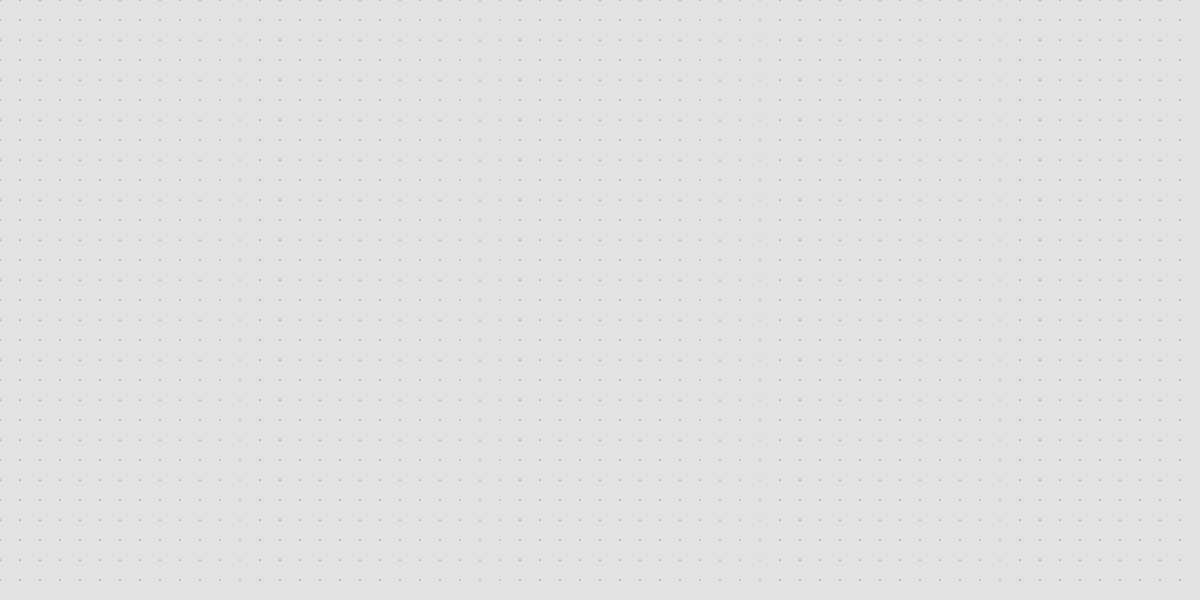
Frame 1 (no input)
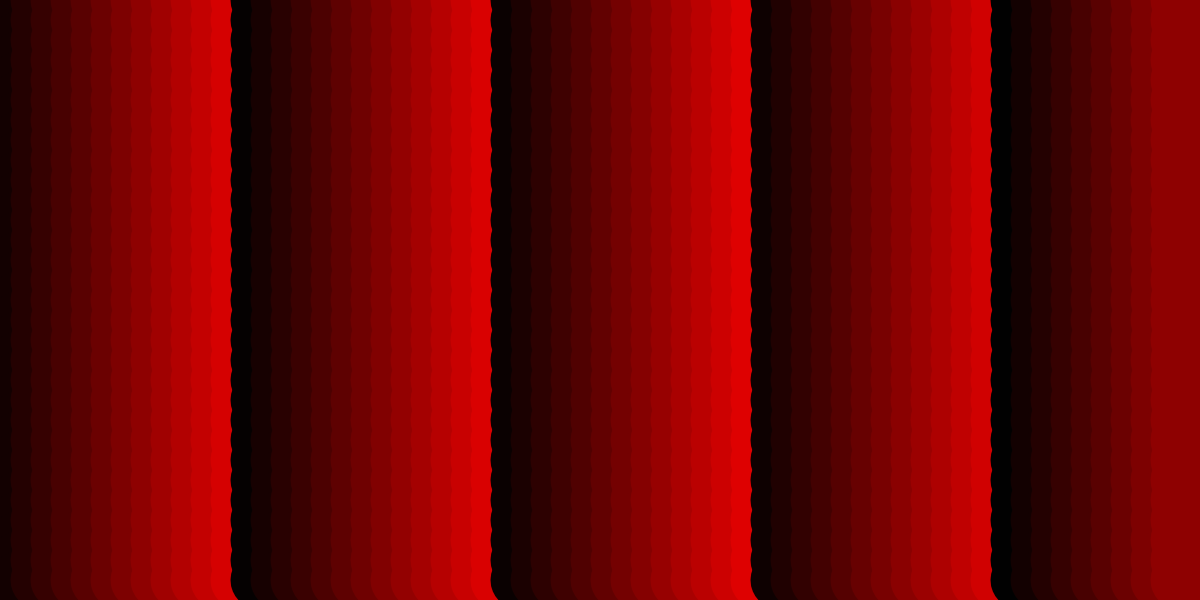
Frame 60 (no input)
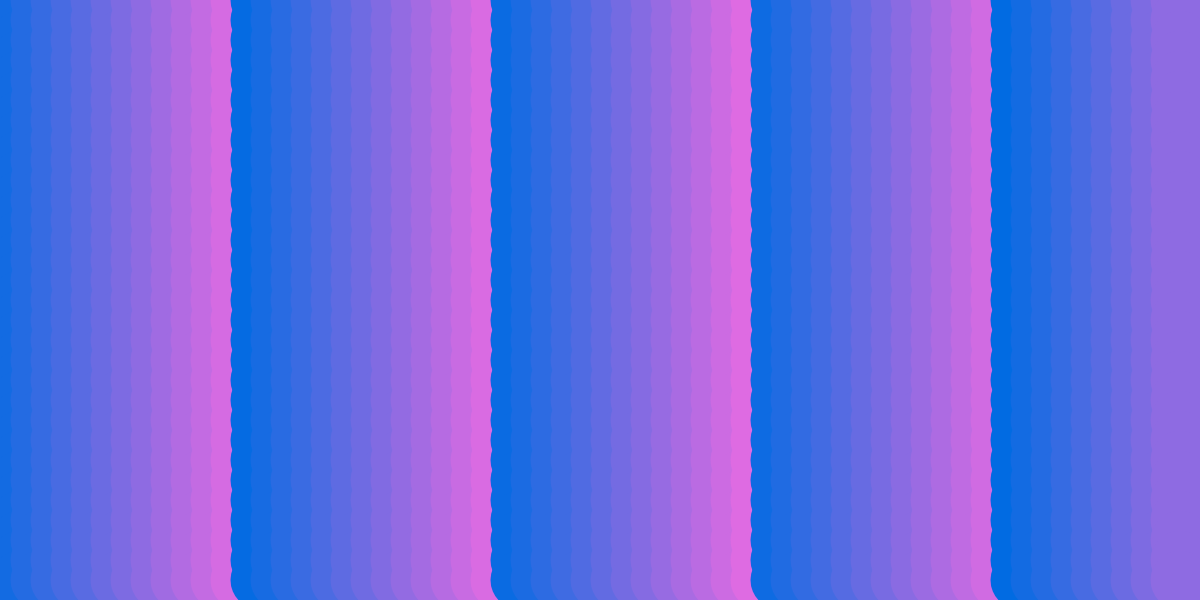
Frame 120 (the mouse pressed at the canvas centre since frame 60)

The p5.js sketch that drew these frames (run headless with seeded random() and noise() and a simulated clock; from frame 60 on, the mouse is pressed at the canvas centre):

// p5.js sketch
// ── sketch.js
// PATTERN CHE UTILIZZANO IL MODULO
// sketch by emanuelepizzuti

// Guida:
// [mouse] al movimento cambiano i colori

let w, h;
let tx, ty;
let mx, my;

function setup() {
  createCanvas(w = windowWidth, h = 600);
  
  rectMode(CENTER);
  ellipseMode(CENTER);
  // noFill();
  strokeWeight(2);
}

function draw() {
background(10,30);
  for (var x = 0; x < w; x += 20) {
    for (var y = 0; y < h; y += 20) {

      noStroke();
        // stroke(x%255, mouseX/5, mouseY);
        fill(x%255, mouseX/5, mouseY);
        ellipse(x, y, frameCount%60);
      
    }
  }
}
